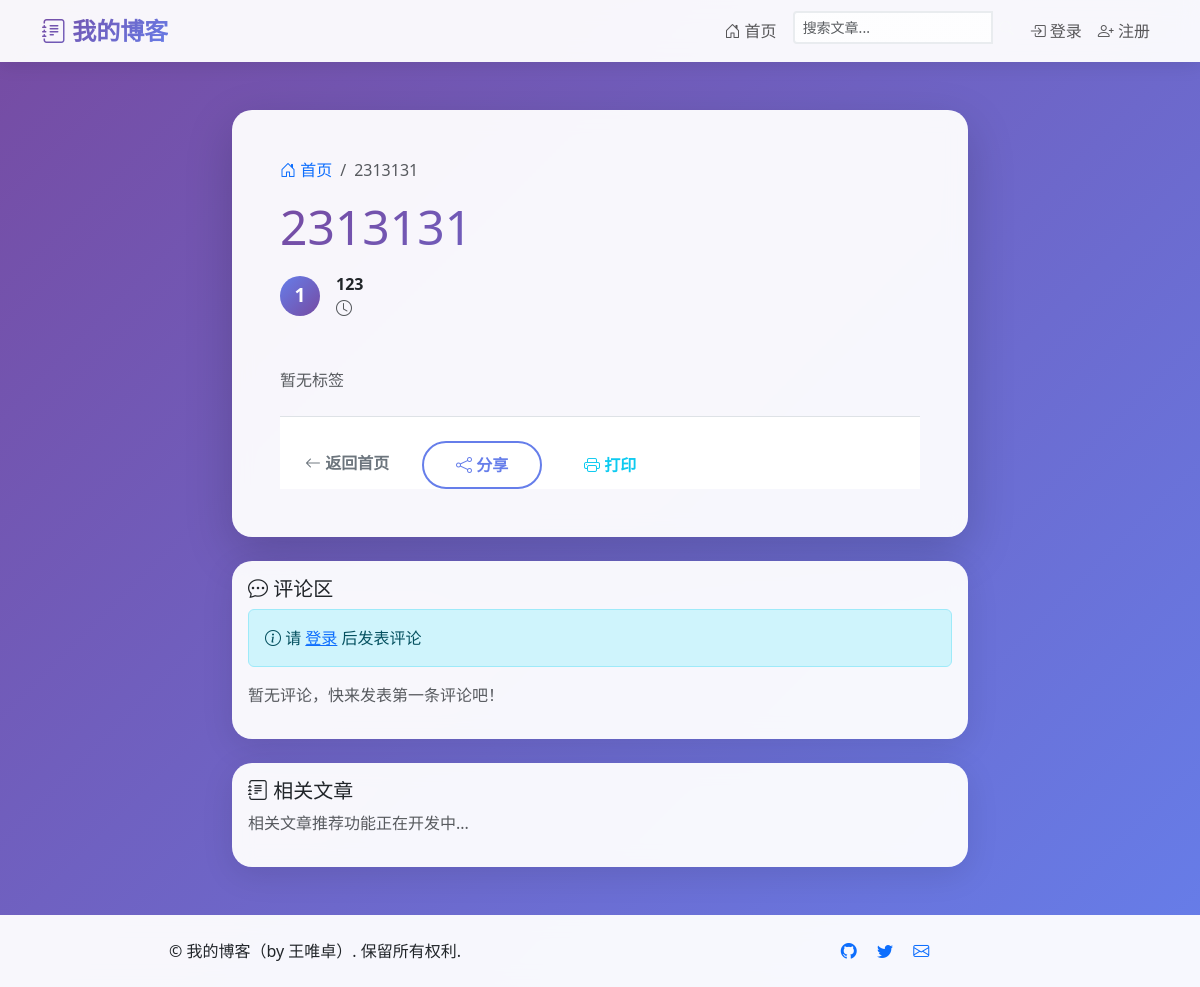
/post/5/, run on the app's committed database.
### blogs/models.py (models this page shows, shortened)
class BlogPost(models.Model):
    title = models.CharField(max_length=200, verbose_name='标题')
    text = models.TextField(verbose_name='正文')
    date_added = models.DateTimeField(default=timezone.now, verbose_name='添加日期')
    author = models.ForeignKey(User, on_delete=models.CASCADE, verbose_name='作者')
    tags = models.ManyToManyField(Tag, blank=True, verbose_name='标签')
    class Meta:
        verbose_name = '博客帖子'
        verbose_name_plural = '博客帖子'
        ordering = ['-date_added']  # 按时间倒序排列

### blogs/views.py (the view)
# urls.py: path('post/<int:pk>/', views.post_detail, name='post_detail'),
def post_detail(request, pk):
    post = get_object_or_404(BlogPost, id=pk)
    comments = post.comments.filter(is_active=True)
    if request.method == 'POST':
        comment_form = CommentForm(data=request.POST)
        if comment_form.is_valid() and request.user.is_authenticated:
            new_comment = comment_form.save(commit=False)
            new_comment.blog_post = post
            new_comment.author = request.user
            new_comment.save()
            return redirect('blogs:post_detail', pk=post.id)
    else:
        comment_form = CommentForm()
    context = {
        'post': post,
        'comments': comments,
        'comment_form': comment_form,
    }
    return render(request, 'blogs/post_detail.html', context)

### blogs/forms.py
class CommentForm(forms.ModelForm):
    class Meta:
        model = Comment
        fields = ['content']
        widgets = {
            'content': forms.Textarea(attrs={
                'class': 'form-control',
                'rows': 4,
                'placeholder': '写下您的评论...'
            })
        }
        labels = {
            'content': '评论内容'
        }

### blogs/templates/blogs/post_detail.html (shortened to what this page needs)
{% extends 'blogs/base.html' %}
{% block content %}
<div class="row">
    <div class="col-lg-8 mx-auto">
        <article class="card shadow-lg">
            <div class="card-body p-5">
                <header class="mb-4">
                    <nav aria-label="breadcrumb">
                        <ol class="breadcrumb">
                            <li class="breadcrumb-item"><a href="{% url 'blogs:index' %}" class="text-decoration-none">
                                <i class="bi bi-house-door"></i> 首页
                            </a></li>
                            <li class="breadcrumb-item active">{{ post.title|truncatechars:30 }}</li>
                        </ol>
                    </nav>
                    <h1 class="display-5 mb-3 text-gradient">{{ post.title }}</h1>
                    <div class="d-flex align-items-center mb-3">
                        <div class="avatar me-3">
                            {{ post.author.username|first|upper }}
                        </div>
                        <div>
                            <div class="fw-bold">{{ post.author.username }}</div>
                            <div class="text-muted">
                                <i class="bi bi-clock"></i> {{ post.created_at|date:"Y年m月d日 H:i" }}
                            </div>
                        </div>
                    </div>
                </header>
                <div class="mb-4">
                    {% if post.tags.all %}
                        {% for tag in post.tags.all %}
                            <a href="{% url 'blogs:posts_by_tag' tag.slug %}" class="badge bg-primary text-decoration-none me-2">
                                <i class="bi bi-tag"></i> {{ tag.name }}
                            </a>
                        {% endfor %}
                    {% else %}
                        <span class="text-muted">暂无标签</span>
                    {% endif %}
                </div>
                <footer class="d-flex justify-content-between align-items-center pt-4 border-top">
                    <div class="d-flex gap-2">
                        <a href="{% url 'blogs:index' %}" class="btn btn-outline-secondary pulse-on-hover btn-wide">
                            <i class="bi bi-arrow-left"></i> 返回首页
                        </a>
                        <button class="btn btn-outline-primary pulse-on-hover btn-wide" onclick="copyLink()">
                            <i class="bi bi-share"></i> 分享
                        </button>
                        <button class="btn btn-outline-info pulse-on-hover btn-wide" onclick="window.print()">
                            <i class="bi bi-printer"></i> 打印
                        </button>
                    </div>
                </footer>
            </div>
        </article>
        <div class="card mt-4">
            <div class="card-body">
                <h5 class="card-title">
                    <i class="bi bi-chat-dots"></i> 评论区
                </h5>
                {% if user.is_authenticated %}
                    <form method="post" class="mb-4">
                        {% csrf_token %}
                        <div class="mb-3">
                            {{ comment_form.content }}
                        </div>
                        <button type="submit" class="btn btn-primary">
                            <i class="bi bi-send"></i> 发表评论
                        </button>
                    </form>
                {% else %}
                    <div class="alert alert-info">
                        <i class="bi bi-info-circle"></i> 请 <a href="{% url 'blogs:login' %}?next={{ request.path }}">登录</a> 后发表评论
                    </div>
                {% endif %}
                <div class="comments-list">
                    {% for comment in comments %}
                        <div class="comment mb-3 p-3 border rounded">
                            <div class="d-flex justify-content-between align-items-center mb-2">
                                <strong>{{ comment.author.username }}</strong>
                                <small class="text-muted">
                                    <i class="bi bi-clock"></i> {{ comment.created_at|date:"Y-m-d H:i" }}
                                </small>
                            </div>
                            <div class="comment-content">
                                {{ comment.content|linebreaks }}
                            </div>
                        </div>
                    {% empty %}
                        <p class="text-muted">暂无评论，快来发表第一条评论吧！</p>
                    {% endfor %}
                </div>
            </div>
        </div>
        <div class="card mt-4">
            <div class="card-body">
                <h5 class="card-title">
                    <i class="bi bi-journal-text"></i> 相关文章
                </h5>
                <p class="text-muted">相关文章推荐功能正在开发中...</p>
            </div>
        </div>
    </div>
</div>
{% endblock %}

### blogs/static/blogs/css/style.css (style rules this page uses)
body { font-family: 'Segoe UI', Tahoma, Geneva, Verdana, sans-serif; background: linear-gradient(135deg, #667eea 0%, #764ba2 100%); background: -webkit-linear-gradient(135deg, #667eea 0%, #764ba2 100%); background: -moz-linear-gradient(135deg, #667eea 0%, #764ba2 100%); background: -o-linear-gradient(135deg, #667eea 0%, #764ba2 100%); min-height: 100vh; }
.card { border: none; border-radius: 20px; transition: all 0.3s ease; background: rgba(255, 255, 255, 0.95); background: -webkit-linear-gradient(rgba(255, 255, 255, 0.95), rgba(255, 255, 255, 0.95)); background: -moz-linear-gradient(rgba(255, 255, 255, 0.95), rgba(255, 255, 255, 0.95)); background: -o-linear-gradient(rgba(255, 255, 255, 0.95), rgba(255, 255, 255, 0.95)); backdrop-filter: blur(10px); -webkit-backdrop-filter: blur(10px); box-shadow: 0 8px 32px rgba(0,0,0,0.1); z-index: 1; }
.btn { border-radius: 25px; padding: 10px 25px; font-weight: 600; transition: all 0.3s ease; -webkit-transition: all 0.3s ease; -moz-transition: all 0.3s ease; -o-transition: all 0.3s ease; border: none; position: relative; overflow: hidden; }
.btn:before { content: ''; position: absolute; top: 0; left: -100%; width: 100%; height: 100%; background: linear-gradient(90deg, transparent, rgba(255,255,255,0.3), transparent); transition: left 0.5s; }
.btn-outline-primary { border: 2px solid #667eea; color: #667eea; }
footer { margin-top: auto; background: rgba(255, 255, 255, 0.95); backdrop-filter: blur(10px); }
html, body { height: 100%; }
body { display: flex; flex-direction: column; }
.btn-wide { min-width: 120px; white-space: nowrap; }
.card { animation: fadeInUp 0.6s ease forwards; }
.card:nth-child(1) { animation-delay: 0.1s; }
.card:nth-child(2) { animation-delay: 0.2s; }
.card:nth-child(3) { animation-delay: 0.3s; }
.text-gradient { background: linear-gradient(135deg, #667eea 0%, #764ba2 100%); background: -webkit-linear-gradient(135deg, #667eea 0%, #764ba2 100%); background: -moz-linear-gradient(135deg, #667eea 0%, #764ba2 100%); background: -o-linear-gradient(135deg, #667eea 0%, #764ba2 100%); -webkit-background-clip: text; -webkit-text-fill-color: transparent; background-clip: text; }
.avatar { width: 40px; height: 40px; border-radius: 50%; background: linear-gradient(135deg, #667eea 0%, #764ba2 100%); display: flex; align-items: center; justify-content: center; color: white; font-weight: bold; font-size: 1.2rem; }

### data on the page
BlogPost: title "2313131", author.username|first "1", author.username "123"
